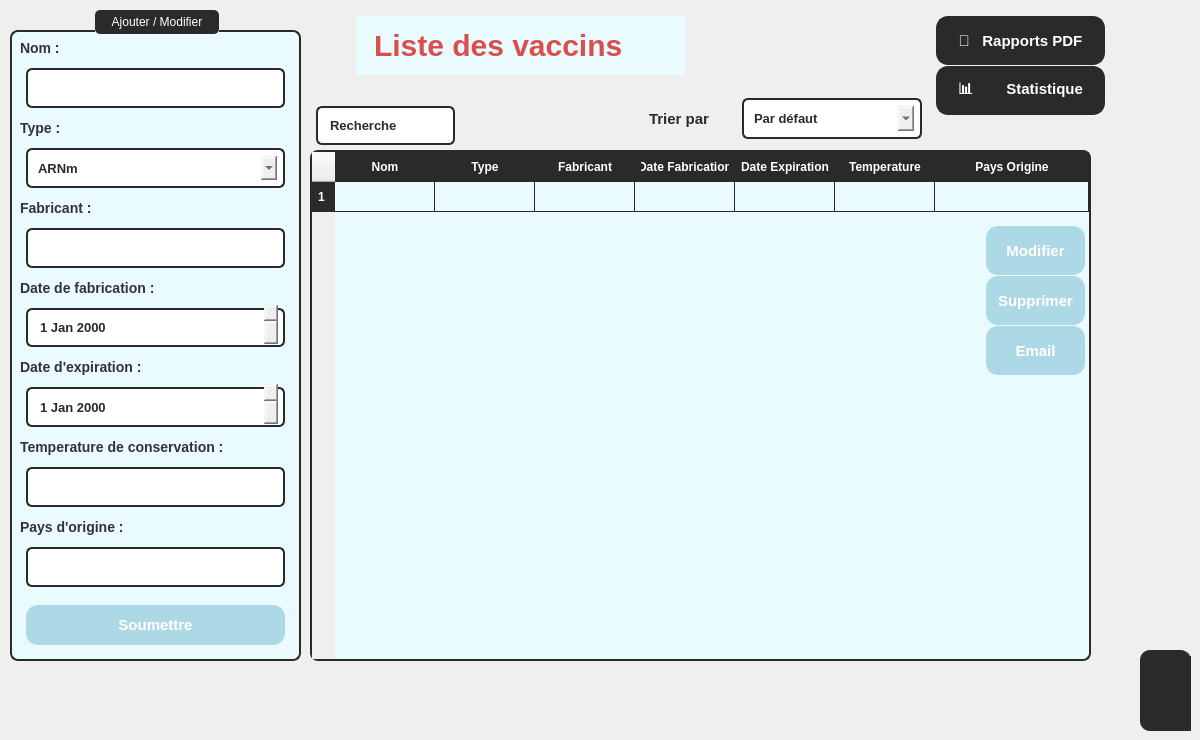
      <widget class="QWidget" name="Labo_14">
       <property name="styleSheet">
        <string notr="true">color : black;</string>
       </property>
       <widget class="QLabel" name="label_223">
        <property name="geometry">
         <rect>
          <x>350</x>
          <y>10</y>
          <width>341</width>
          <height>71</height>
         </rect>
        </property>
        <property name="styleSheet">
         <string notr="true"> color: rgb(220, 78, 78);
    padding: 10px;
    margin: 6px;
    font-size: 30px;
    font-weight: bold;
background-color: rgb(234, 251, 255); 

</string>
        </property>
        <property name="text">
         <string>Liste des vaccins</string>
        </property>
       </widget>
       <widget class="QWidget" name="popupWidget_14" native="true">
        <property name="geometry">
         <rect>
          <x>1140</x>
          <y>650</y>
          <width>51</width>
          <height>81</height>
         </rect>
        </property>
        <property name="styleSheet">
         <string notr="true">QWidget {
    background-color: #2a2a2a;
    border-right: 2px solid #3a3a3a;
    border-radius: 10px;
}

QPushButton {
    background-color: #3a3a3a;
    color: #ffffff;
    border: none;
    padding: 10px;
    margin: 5px;
    border-radius: 10px;
}

QPushButton:hover {
    background-color: #4a4a4a;
}

QPushButton:pressed {
    background-color: #666666;
}

QListWidget {
    background-color: #2a2a2a;
    color: #ffffff;
    border: none;
    border-radius: 10px;
}

QListWidget::item {
    padding: 8px;
    border-radius: 10px;
}

QListWidget::item:selected {
    background-color: #4a4a4a;
}

QScrollBar:vertical {
    border: none;
    background: #2a2a2a;
    width: 8px;
    margin: 0px 0px 0px 0px;
    border-radius: 10px;
}

QScrollBar::handle:vertical {
    background: #555555;
    border-radius: 10px;
}

QScrollBar::handle:vertical:hover {
    background: #777777;
}

QScrollBar::add-line:vertical, QScrollBar::sub-line:vertical {
    border: none;
    background: none;
}
</string>
        </property>
        <widget class="QPushButton" name="pushButton_42">
         <property name="geometry">
          <rect>
           <x>30</x>
           <y>70</y>
           <width>111</width>
           <height>51</height>
          </rect>
         </property>
         <property name="styleSheet">
          <string notr="true">QPushButton {
    background-color: #2a2a2a;
    color: #ffffff;
    border: 2px solid #2a2a2a;
    padding: 10px;
    margin: 6px;
    border-radius: 12px;
    font-size: 11px;
    font-weight: bold;
    text-transform: uppercase;
    transition: all 0.3s ease-in-out;
}

QPushButton:hover {
    background-color: #606060;
    border-color: #777777;
}

QPushButton:pressed {
    background-color: #787878;
    border-color: #909090;
}

QPushButton:disabled {
    background-color: #353535;
    color: #ffffff;
    border-color: #444444;
}
</string>
         </property>
         <property name="text">
          <string>testtt</string>
         </property>
        </widget>
        <widget class="QPushButton" name="pushButton_43">
         <property name="geometry">
          <rect>
           <x>20</x>
           <y>0</y>
           <width>131</width>
           <height>61</height>
          </rect>
         </property>
         <property name="styleSheet">
          <string notr="true">QPushButton {
    background-color: #2a2a2a;
    color: #ffffff;
    border: 2px solid #2a2a2a;
    padding: 10px;
    margin: 6px;
    border-radius: 12px;
    font-size: 11px;
    font-weight: bold;
    text-transform: uppercase;
    transition: all 0.3s ease-in-out;
}

QPushButton:hover {
    background-color: #606060;
    border-color: #777777;
}

QPushButton:pressed {
    background-color: #787878;
    border-color: #909090;
}

QPushButton:disabled {
    background-color: #353535;
    color: #ffffff;
    border-color: #444444;
}
</string>
         </property>
         <property name="text">
          <string>testtt</string>
         </property>
        </widget>
        <widget class="QPushButton" name="pushButton_44">
         <property name="geometry">
          <rect>
           <x>20</x>
           <y>30</y>
           <width>131</width>
           <height>61</height>
          </rect>
         </property>
         <property name="styleSheet">
          <string notr="true">QPushButton {
    background-color: #2a2a2a;
    color: #ffffff;
    border: 2px solid #2a2a2a;
    padding: 10px;
    margin: 6px;
    border-radius: 12px;
    font-size: 11px;
    font-weight: bold;
    text-transform: uppercase;
    transition: all 0.3s ease-in-out;
}

QPushButton:hover {
    background-color: #606060;
    border-color: #777777;
}

QPushButton:pressed {
    background-color: #787878;
    border-color: #909090;
}

QPushButton:disabled {
    background-color: #353535;
    color: #ffffff;
    border-color: #444444;
}
</string>
         </property>
         <property name="text">
          <string>testtt</string>
         </property>
        </widget>
       </widget>
       <widget class="QTableWidget" name="tableau5">
        <property name="geometry">
         <rect>
          <x>310</x>
          <y>150</y>
          <width>781</width>
          <height>511</height>
         </rect>
        </property>
        <property name="minimumSize">
         <size>
          <width>781</width>
          <height>0</height>
         </size>
        </property>
        <property name="maximumSize">
         <size>
          <width>781</width>
          <height>511</height>
         </size>
        </property>
        <property name="layoutDirection">
         <enum>Qt::LayoutDirection::LeftToRight</enum>
        </property>
        <property name="autoFillBackground">
         <bool>false</bool>
        </property>
        <property name="styleSheet">
         <string notr="true">QTableWidget {
    background-color: rgb(234, 251, 255);
    border: 2px solid #2a2a2a;
    border-radius: 8px;
    gridline-color: #2a2a2a;
    selection-background-color: #2a2a2a;
    selection-color: white;
}

QHeaderView::section {
    background-color: #2a2a2a;
    color: white;
    padding: 5px;
    border: 1px solid #2a2a2a;
    font-weight: bold;
}

QTableWidget QTableCornerButton::section {
    background-color: #2a2a2a;
    border: 1px solid #2a2a2a;
}

QTableWidget::item {
    padding: 5px;
}

QTableWidget::item:selected {
    background-color: #2a2a2a;
    color: white;
}

QTableWidget::item:hover {
    background-color: rgb(200, 240, 250);
}
</string>
        </property>
        <property name="lineWidth">
         <number>144</number>
        </property>
        <property name="sizeAdjustPolicy">
         <enum>QAbstractScrollArea::SizeAdjustPolicy::AdjustToContents</enum>
        </property>
        <attribute name="horizontalHeaderStretchLastSection">
         <bool>true</bool>
        </attribute>
        <row/>
        <column>
         <property name="text">
          <string>Nom</string>
         </property>
        </column>
        <column>
         <property name="text">
          <string>Type</string>
         </property>
        </column>
        <column>
         <property name="text">
          <string>Fabricant</string>
         </property>
        </column>
        <column>
         <property name="text">
          <string>Date Fabrication</string>
         </property>
        </column>
        <column>
         <property name="text">
          <string>Date Expiration</string>
         </property>
        </column>
        <column>
         <property name="text">
          <string>Temperature</string>
         </property>
        </column>
        <column>
         <property name="text">
          <string>Pays Origine</string>
         </property>
        </column>
       </widget>
       <widget class="QLineEdit" name="lineEdit_86">
        <property name="geometry">
         <rect>
          <x>310</x>
          <y>100</y>
          <width>151</width>
          <height>51</height>
         </rect>
        </property>
        <property name="styleSheet">
         <string notr="true">border: 2px solid #2a2a2a ; /* Blue border */
        border-radius: 6px;
        padding: 5px 8px;
 color: #2a2a2a  ;
    padding: 10px;
    margin: 6px;
    font-size: 13px;
    font-weight: bold;
        selection-background-color: #cce5ff; /* Light blue selection */

text : search
</string>
        </property>
        <property name="text">
         <string>Recherche</string>
        </property>
       </widget>
       <widget class="QPushButton" name="pushButton_159">
        <property name="geometry">
         <rect>
          <x>980</x>
          <y>220</y>
          <width>111</width>
          <height>61</height>
         </rect>
        </property>
        <property name="styleSheet">
         <string notr="true">QPushButton {
    background-color: rgb(173, 216, 230);
    color: #ffffff;
    border: 2px solid rgb(173, 216, 230);
    padding: 10px;
    margin: 6px;
    border-radius: 12px;
    font-size: 15px;
    font-weight: bold;
    transition: all 0.3s ease-in-out;
}

QPushButton:hover {
    background-color: #606060;
    border-color: #777777;
}

QPushButton:pressed {
    background-color: #787878;
    border-color: #909090;
}

QPushButton:disabled {
    background-color: #353535;
    color: #ffffff;
    border-color: #444444;
}
</string>
        </property>
        <property name="text">
         <string>Modifier</string>
        </property>
       </widget>
       <widget class="QPushButton" name="pushButton_160">
        <property name="geometry">
         <rect>
          <x>980</x>
          <y>270</y>
          <width>111</width>
          <height>61</height>
         </rect>
        </property>
        <property name="styleSheet">
         <string notr="true">QPushButton {
    background-color: rgb(173, 216, 230);
    color: #ffffff;
    border: 2px solid rgb(173, 216, 230);
    padding: 10px;
    margin: 6px;
    border-radius: 12px;
    font-size: 15px;
    font-weight: bold;
    transition: all 0.3s ease-in-out;
}

QPushButton:hover {
    background-color: #606060;
    border-color: #777777;
}

QPushButton:pressed {
    background-color: #787878;
    border-color: #909090;
}

QPushButton:disabled {
    background-color: #353535;
    color: #ffffff;
    border-color: #444444;
}
</string>
        </property>
        <property name="text">
         <string>Supprimer</string>
        </property>
       </widget>
       <widget class="QPushButton" name="btnvaccins3">
        <property name="geometry">
         <rect>
          <x>930</x>
          <y>10</y>
          <width>181</width>
          <height>61</height>
         </rect>
        </property>
        <property name="styleSheet">
         <string notr="true">QPushButton {
    background-color: #2a2a2a   ;
    color: #ffffff;
    border: 2px solid #2a2a2a   ;
    padding: 10px;
    margin: 6px;
    border-radius: 12px;
    font-size: 15px;
    font-weight: bold;
    transition: all 0.3s ease-in-out;
}

QPushButton:hover {
    background-color: #606060;
    border-color: #777777;
}

QPushButton:pressed {
    background-color: #787878;
    border-color: #909090;
}

QPushButton:disabled {
    background-color: #353535;
    color: #ffffff;
    border-color: #444444;
}
</string>
        </property>
        <property name="text">
         <string>📑   Rapports PDF</string>
        </property>
        <property name="icon">
         <iconset>
          <normaloff>:/new/prefix1/icons/microscope_4131002.png</normaloff>:/new/prefix1/icons/microscope_4131002.png</iconset>
        </property>
        <property name="checkable">
         <bool>true</bool>
        </property>
        <property name="autoExclusive">
         <bool>true</bool>
        </property>
       </widget>
       <widget class="QPushButton" name="btnvaccins2">
        <property name="geometry">
         <rect>
          <x>930</x>
          <y>60</y>
          <width>181</width>
          <height>61</height>
         </rect>
        </property>
        <property name="styleSheet">
         <string notr="true">QPushButton {
    background-color: #2a2a2a   ;
    color: #ffffff;
    border: 2px solid #2a2a2a   ;
    padding: 10px;
    margin: 6px;
    border-radius: 12px;
    font-size: 15px;
    font-weight: bold;
    transition: all 0.3s ease-in-out;
}

QPushButton:hover {
    background-color: #606060;
    border-color: #777777;
}

QPushButton:pressed {
    background-color: #787878;
    border-color: #909090;
}

QPushButton:disabled {
    background-color: #353535;
    color: #ffffff;
    border-color: #444444;
}
</string>
        </property>
        <property name="text">
         <string>📊        Statistique</string>
        </property>
        <property name="icon">
         <iconset>
          <normaloff>:/new/prefix1/icons/microscope_4131002.png</normaloff>:/new/prefix1/icons/microscope_4131002.png</iconset>
        </property>
        <property name="checkable">
         <bool>true</bool>
        </property>
        <property name="autoExclusive">
         <bool>true</bool>
        </property>
       </widget>
       <widget class="QWidget" name="layoutWidget_27">
        <property name="geometry">
         <rect>
          <x>537</x>
          <y>90</y>
          <width>391</width>
          <height>57</height>
         </rect>
        </property>
        <layout class="QHBoxLayout" name="horizontalLayout_14">
         <property name="spacing">
          <number>7</number>
         </property>
         <item alignment="Qt::AlignmentFlag::AlignRight">
          <widget class="QLabel" name="label_231">
           <property name="styleSheet">
            <string notr="true"> color: #2a2a2a  ;
    padding: 10px;
    margin: 6px;
    font-size: 15px;
    font-weight: bold;
 </string>
           </property>
           <property name="text">
            <string>Trier par</string>
           </property>
          </widget>
         </item>
         <item>
          <widget class="QComboBox" name="comboBox_26">
           <property name="styleSheet">
            <string notr="true">border: 2px solid #2a2a2a ; /* Blue border */
        border-radius: 6px;
        padding: 5px 8px;
 color: #2a2a2a  ;
    padding: 10px;
    margin: 6px;
    font-size: 13px;
    font-weight: bold;
        selection-background-color: #cce5ff; /* Light blue selection */

text : search
</string>
           </property>
           <item>
            <property name="text">
             <string>Par défaut</string>
            </property>
           </item>
           <item>
            <property name="text">
             <string>Date de fabrication</string>
            </property>
           </item>
          </widget>
         </item>
        </layout>
       </widget>
       <widget class="QPushButton" name="pushButton_161">
        <property name="geometry">
         <rect>
          <x>980</x>
          <y>320</y>
          <width>111</width>
          <height>61</height>
         </rect>
        </property>
        <property name="styleSheet">
         <string notr="true">QPushButton {
    background-color: rgb(173, 216, 230);
    color: #ffffff;
    border: 2px solid rgb(173, 216, 230);
    padding: 10px;
    margin: 6px;
    border-radius: 12px;
    font-size: 15px;
    font-weight: bold;
    transition: all 0.3s ease-in-out;
}

QPushButton:hover {
    background-color: #606060;
    border-color: #777777;
}

QPushButton:pressed {
    background-color: #787878;
    border-color: #909090;
}

QPushButton:disabled {
    background-color: #353535;
    color: #ffffff;
    border-color: #444444;
}
</string>
        </property>
        <property name="text">
         <string>Email</string>
        </property>
       </widget>
       <widget class="QGroupBox" name="groupBox_18">
        <property name="geometry">
         <rect>
          <x>10</x>
          <y>10</y>
          <width>291</width>
          <height>651</height>
         </rect>
        </property>
        <property name="styleSheet">
         <string notr="true">QGroupBox {
    background-color: rgb(234, 251, 255);  /* Light blue background */
    border: 2px solid #2a2a2a ;  /* Dark gray border */
    border-radius: 8px;         /* Rounded corners */
    margin-top: 20px;           /* Space for title */
    padding: 10px;
}
QGroupBox::title {
    subcontrol-origin: margin;
    subcontrol-position: top center;
    padding: 5px 15px;
    background-color: #2a2a2a  ;  /* Dark gray background */
    color: white  ;               /* White text */
    border-radius: 5px;
    font-weight: bold;
}</string>
        </property>
        <property name="title">
         <string>Ajouter / Modifier</string>
        </property>
        <widget class="QWidget" name="layoutWidget_26">
         <property name="geometry">
          <rect>
           <x>10</x>
           <y>30</y>
           <width>271</width>
           <height>611</height>
          </rect>
         </property>
         <layout class="QVBoxLayout" name="verticalLayout_16">
          <item>
           <widget class="QLabel" name="label_224">
            <property name="styleSheet">
             <string notr="true">font-size: 14px;
        font-weight: bold;
        color: #333; /* Dark gray text */
        background: transparent;</string>
            </property>
            <property name="text">
             <string>Nom :</string>
            </property>
           </widget>
          </item>
          <item>
           <widget class="QLineEdit" name="lineEdit_81">
            <property name="styleSheet">
             <string notr="true">border: 2px solid #2a2a2a ; /* Blue border */
        border-radius: 6px;
        padding: 5px 8px;
         color: #2a2a2a;
    padding: 10px;
    margin: 6px;
    font-size: 13px;
    font-weight: bold;
        selection-background-color: #cce5ff; /* Light blue selection */

</string>
            </property>
           </widget>
          </item>
          <item>
           <widget class="QLabel" name="label_225">
            <property name="styleSheet">
             <string notr="true">font-size: 14px;
        font-weight: bold;
        color: #333; /* Dark gray text */
        background: transparent;</string>
            </property>
            <property name="text">
             <string>Type :</string>
            </property>
           </widget>
          </item>
          <item>
           <widget class="QComboBox" name="comboBox_28">
            <property name="styleSheet">
             <string notr="true">border: 2px solid #2a2a2a ; /* Blue border */
        border-radius: 6px;
        padding: 5px 8px;
         color: #2a2a2a;
    padding: 10px;
    margin: 6px;
    font-size: 13px;
    font-weight: bold;
        selection-background-color: #cce5ff; /* Light blue selection */

text : search
</string>
            </property>
            <item>
             <property name="text">
              <string>ARNm</string>
             </property>
            </item>
            <item>
             <property name="text">
              <string>Virus inactivé</string>
             </property>
            </item>
           </widget>
          </item>
          <item>
           <widget class="QLabel" name="label_226">
            <property name="styleSheet">
             <string notr="true">font-size: 14px;
        font-weight: bold;
        color: #333; /* Dark gray text */
        background: transparent;</string>
            </property>
            <property name="text">
             <string>Fabricant :</string>
            </property>
           </widget>
          </item>
          <item>
           <widget class="QLineEdit" name="lineEdit_91">
            <property name="styleSheet">
             <string notr="true">border: 2px solid #2a2a2a ; /* Blue border */
        border-radius: 6px;
        padding: 5px 8px;
         color: #2a2a2a;
    padding: 10px;
    margin: 6px;
    font-size: 13px;
    font-weight: bold;
        selection-background-color: #cce5ff; /* Light blue selection */

</string>
            </property>
           </widget>
          </item>
          <item>
           <widget class="QLabel" name="label_227">
            <property name="styleSheet">
             <string notr="true">font-size: 14px;
        font-weight: bold;
        color: #333; /* Dark gray text */
        background: transparent;</string>
            </property>
            <property name="text">
             <string>Date de fabrication :</string>
            </property>
           </widget>
          </item>
          <item>
           <widget class="QDateEdit" name="dateEdit_13">
            <property name="styleSheet">
             <string notr="true">border: 2px solid #2a2a2a ; /* Blue border */
        border-radius: 6px;
        padding: 5px 8px;
         color: #2a2a2a;
    padding: 10px;
    margin: 6px;
    font-size: 13px;
    font-weight: bold;
        selection-background-color: #cce5ff; /* Light blue selection */


</string>
            </property>
           </widget>
          </item>
          <item>
           <widget class="QLabel" name="label_228">
            <property name="styleSheet">
             <string notr="true">font-size: 14px;
        font-weight: bold;
        color: #333; /* Dark gray text */
        background: transparent;</string>
            </property>
            <property name="text">
             <string>Date d'expiration :</string>
            </property>
           </widget>
          </item>
          <item>
           <widget class="QDateEdit" name="dateEdit_15">
            <property name="styleSheet">
             <string notr="true">border: 2px solid #2a2a2a ; /* Blue border */
        border-radius: 6px;
        padding: 5px 8px;
         color: #2a2a2a;
    padding: 10px;
    margin: 6px;
    font-size: 13px;
    font-weight: bold;
        selection-background-color: #cce5ff; /* Light blue selection */


</string>
            </property>
           </widget>
          </item>
          <item>
           <widget class="QLabel" name="label_229">
            <property name="styleSheet">
             <string notr="true">font-size: 14px;
        font-weight: bold;
        color: #333; /* Dark gray text */
        background: transparent;</string>
            </property>
            <property name="text">
             <string>Temperature de conservation :</string>
            </property>
           </widget>
          </item>
          <item>
           <widget class="QLineEdit" name="lineEdit_84">
            <property name="styleSheet">
             <string notr="true">border: 2px solid #2a2a2a ; /* Blue border */
        border-radius: 6px;
        padding: 5px 8px;
         color: #2a2a2a;
    padding: 10px;
    margin: 6px;
    font-size: 13px;
    font-weight: bold;
        selection-background-color: #cce5ff; /* Light blue selection */

</string>
            </property>
           </widget>
          </item>
          <item>
           <widget class="QLabel" name="label_230">
            <property name="styleSheet">
             <string notr="true">font-size: 14px;
        font-weight: bold;
        color: #333; /* Dark gray text */
        background: transparent;</string>
            </property>
            <property name="text">
             <string>Pays d'origine :</string>
            </property>
           </widget>
          </item>
          <item>
           <widget class="QLineEdit" name="lineEdit_85">
            <property name="styleSheet">
             <string notr="true">border: 2px solid #2a2a2a ; /* Blue border */
        border-radius: 6px;
        padding: 5px 8px;
         color: #2a2a2a;
    padding: 10px;
    margin: 6px;
    font-size: 13px;
    font-weight: bold;
        selection-background-color: #cce5ff; /* Light blue selection */

</string>
            </property>
           </widget>
          </item>
          <item>
           <widget class="QPushButton" name="pushButton_158">
            <property name="styleSheet">
             <string notr="true">QPushButton {
    background-color: rgb(173, 216, 230);
    color: #ffffff;
    border: 2px solid rgb(173, 216, 230);
    padding: 10px;
    margin: 6px;
    border-radius: 12px;
    font-size: 15px;
    font-weight: bold;
    transition: all 0.3s ease-in-out;
}

QPushButton:hover {
    background-color: #606060;
    border-color: #777777;
}

QPushButton:pressed {
    background-color: #787878;
    border-color: #909090;
}

QPushButton:disabled {
    background-color: #353535;
    color: #ffffff;
    border-color: #444444;
}
</string>
            </property>
            <property name="text">
             <string>Soumettre</string>
            </property>
           </widget>
          </item>
         </layout>
        </widget>
       </widget>
      </widget>
